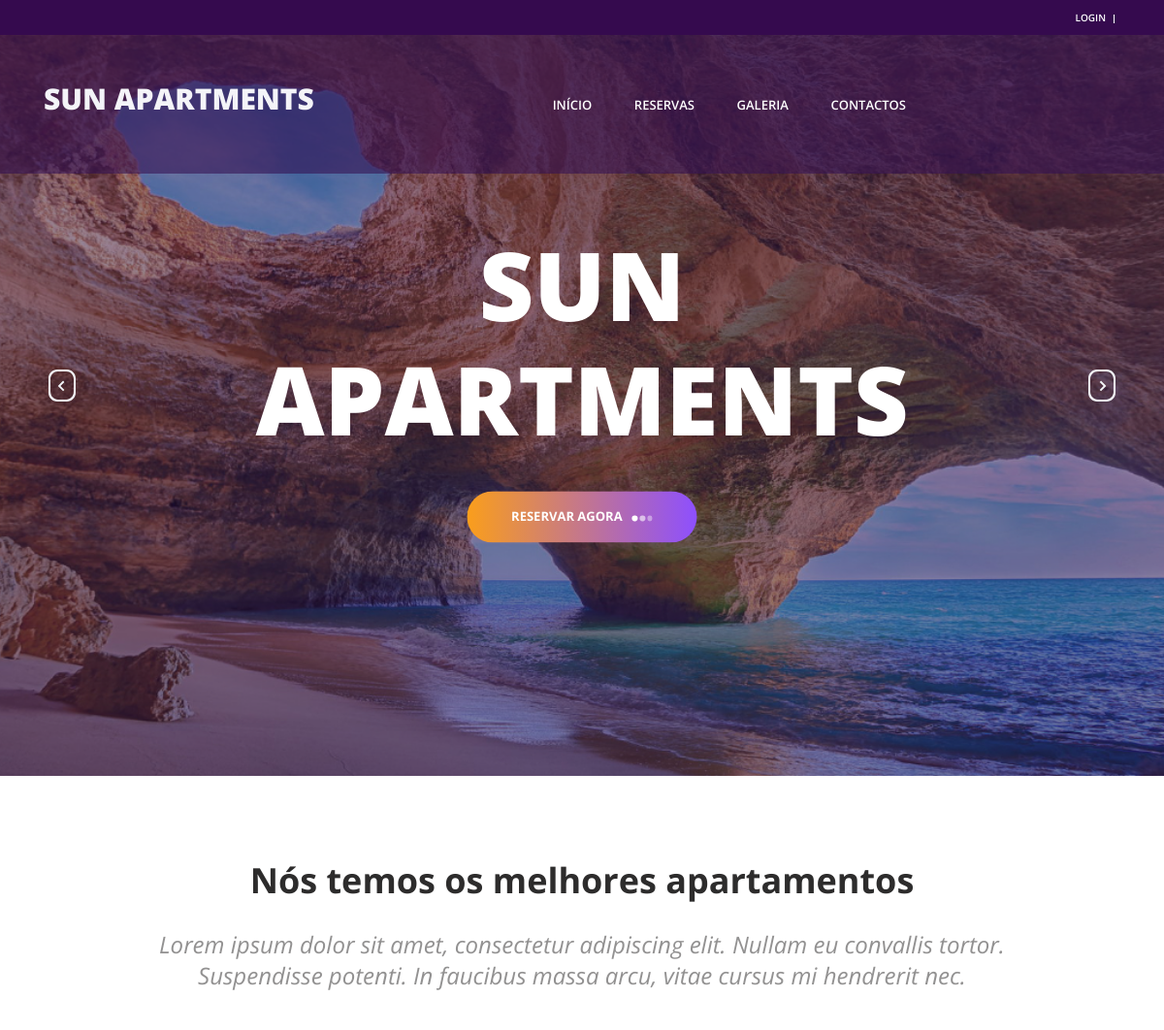
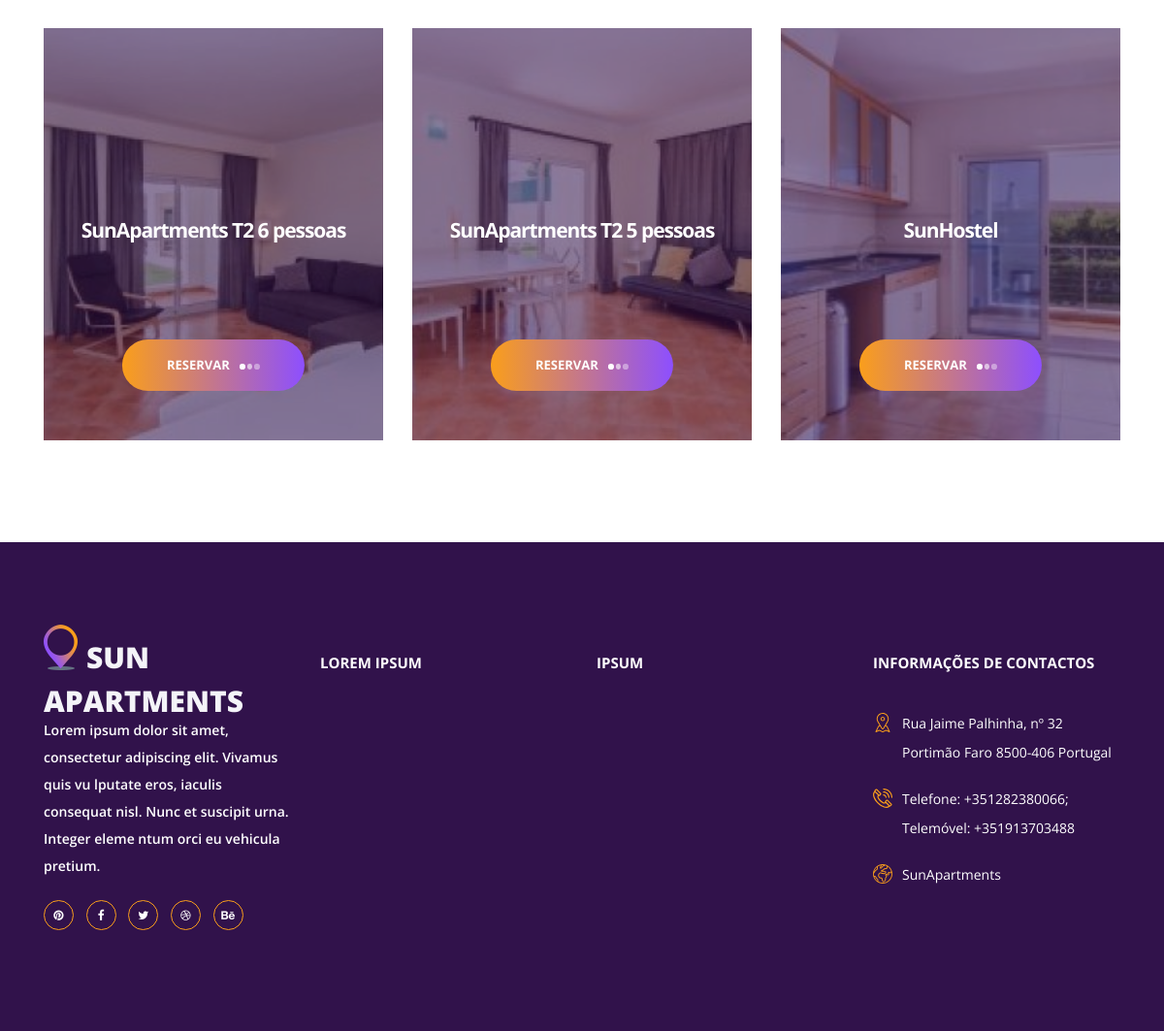
The page / on the database its author committed (2 pictures, top to bottom).
### tables this page shows
CREATE TABLE `apartamento` (
  `id` int(11) NOT NULL,
  `titulo` varchar(100) NOT NULL,
  `descricao` varchar(255) NOT NULL,
  `foto_destaque` varchar(255) NOT NULL
);

### index.php (the view, shortened to what this page needs)
<?php include 'header.php'; ?>
	<div class="home">
		<div class="home_slider_container">
			<div class="owl-carousel owl-theme home_slider">
				<div class="owl-item home_slider_item">
					<div class="home_slider_background" style="background-image:url(images/home_slider.jpg)"></div>
					<div class="home_slider_content text-center">
						<div class="home_slider_content_inner" data-animation-in="flipInX" data-animation-out="animate-out fadeOut">
							<h1 style="font-size: 700%;">Sun Apartments</h1>
							<div class="button home_slider_button"><div class="button_bcg"></div><a href="reservas.php">Reservar Agora<span></span><span></span><span></span></a></div>
						</div>
					</div>
				</div>
			</div>
			<div class="home_slider_nav home_slider_prev">
			</div>
			<div class="home_slider_nav home_slider_next">
			</div>
		</div>
	</div>
	<div class="intro">
		<div class="container">
			<div class="row">
				<div class="col">
					<h2 class="intro_title text-center">Nós temos os melhores apartamentos</h2>
				</div>
			</div>
			<div class="row">
				<div class="col-lg-10 offset-lg-1">
					<div class="intro_text text-center">
						<p>Lorem ipsum dolor sit amet, consectetur adipiscing elit. Nullam eu convallis tortor. Suspendisse potenti. In faucibus massa arcu, vitae cursus mi hendrerit nec. </p>
					</div>
				</div>
			</div>
			<div class="row intro_items">
				<?php
				$busca_rand = mysqli_query($link, "SELECT * FROM apartamento ORDER BY RAND() LIMIT 3");
				while ($info_rand = mysqli_fetch_array($busca_rand)) {
					$id_prod = $info_rand['id'];
					$titulo = $info_rand['titulo'];
					$foto_destaque = $info_rand['foto_destaque'];
				?>
				<div class="col-lg-4 intro_col">
					<div class="intro_item">
						<div class="intro_item_overlay"></div>
						<div class="intro_item_background" style="background-image:url(<?php echo $foto_destaque; ?>)"></div>
						<div class="intro_item_content d-flex flex-column align-items-center justify-content-center">
							<div class="button intro_button"><div class="button_bcg"></div><a href="produto.php?id=<?php echo $id_prod; ?>">Reservar<span></span><span></span><span></span></a></div>
							<div class="intro_center text-center">
								<h1 style="font-size: 150%;"><?php echo $titulo; ?></h1>
							</div>
						</div>
					</div>
				</div>
				<?php
				}
				?>
			</div>
		</div>
	</div>
<?php include 'footer.php'; ?>

### styles/main_styles.css (style rules this page uses)
* { margin: 0; padding: 0; -webkit-font-smoothing: antialiased; -webkit-text-shadow: rgba(0,0,0,.01) 0 0 1px; text-shadow: rgba(0,0,0,.01) 0 0 1px; }
body { font-family: 'Open Sans', sans-serif; font-size: 14px; font-weight: 400; background: #FFFFFF; color: #a5a5a5; }
div { display: block; position: relative; -webkit-box-sizing: border-box; -moz-box-sizing: border-box; box-sizing: border-box; }
p { font-family: 'Open Sans', sans-serif; font-size: 14px; line-height: 2; font-weight: 400; color: #929191; -webkit-font-smoothing: antialiased; -webkit-text-shadow: rgba(0,0,0,.01) 0 0 1px; text-shadow: rgba(0,0,0,.01) 0 0 1px; }
a, a:hover, a:visited, a:active, a:link { text-decoration: none; -webkit-font-smoothing: antialiased; -webkit-text-shadow: rgba(0,0,0,.01) 0 0 1px; text-shadow: rgba(0,0,0,.01) 0 0 1px; }
h1 { font-size: 48px; }
h2 { font-size: 36px; }
h1, h2, h3, h4, h5, h6 { font-family: 'Open Sans', sans-serif; -webkit-font-smoothing: antialiased; -webkit-text-shadow: rgba(0,0,0,.01) 0 0 1px; text-shadow: rgba(0,0,0,.01) 0 0 1px; }
.button { display: inline-block; height: 53px; border-radius: 27px; overflow: hidden; }
.button_bcg { position: absolute; top: 0; left: 0; width: 200%; height: 100%; background: linear-gradient(to right, #fa9e1b, #8d4fff, #fa9e1b); z-index: -1; -webkit-transition: all 400ms ease; -moz-transition: all 400ms ease; -ms-transition: all 400ms ease; -o-transition: all 400ms ease; transition: all 400ms ease; }
.button a { display: block; font-size: 13px; font-weight: 700; color: #fff; text-transform: uppercase; line-height: 53px; padding-left: 46px; padding-right: 46px; white-space: nowrap; z-index: 2; }
.button span { display: inline-block; vertical-align: middle; width: 5.75px; height: 5.63px; background: #FFFFFF; border-radius: 50%; margin-right: 2px; }
.button span:first-child { margin-left: 10px; }
.button span:nth-child(2) { opacity: 0.6; }
.button span:last-child { opacity: 0.4; margin-right: 0px; }
.home { width: 100%; height: 100vh; }
.home_slider_container { position: absolute; top: 0; left: 0; width: 100%; height: 100%; z-index: 10; background: #31124b; }
.home_slider { width: 100%; height: 100%; }
.home_slider_item { width: 100%; height: 100%; }
.home_slider_background { position: absolute; top: 0; left: 0; width: 100%; height: 100%; background-repeat: no-repeat; background-size: cover; background-position: center center; opacity:0.5; }
.home_slider_content { position: absolute; top: 50%; left: 50%; -webkit-transform: translate(-50%, -50%); -moz-transform: translate(-50%, -50%); -ms-transform: translate(-50%, -50%); -o-transform: translate(-50%, -50%); transform: translate(-50%, -50%); z-index: 11; }
.home_slider_content h1 { margin-bottom: 0px; }
.home_slider_content h1:first-child { font-size: 112px; font-weight: 900; color: #FFFFFF; text-transform: uppercase; }
.home_slider_button { margin-top: 70px; }
.home_slider_nav { position: absolute; top: 50%; -webkit-transform: translateY(-50%); -moz-transform: translateY(-50%); -ms-transform: translateY(-50%); -o-transform: translateY(-50%); transform: translateY(-50%); z-index: 11; cursor: pointer; }
.home_slider_prev { left: 50px; }
.home_slider_next { right: 50px; }
.intro { width: 100%; padding-top: 100px; padding-bottom: 105px; }
.intro_title { font-weight: 700; color: #2d2c2c; margin-top: -14px; }
.intro_text { margin-top: 21px; }
.intro_text p { font-size: 24px; font-style: italic; color: #929191; line-height: 1.336; margin-bottom: 0px; }
.intro_items { margin-top: 69px; }
.intro_item { width: 100%; height: 425px; }
.intro_item_overlay { position: absolute; top: 0; left: 0; width: 100%; height: 100%; z-index: 2; background: rgba(49, 18, 75, 0.55); }
.intro_item_background { position: absolute; top: 0; left: 0; width: 100%; height: 100%; background-repeat: no-repeat; background-size: cover; background-position: center center; z-index: 1; }
.intro_item_content { width: 100%; height: 100%; z-index: 3; }
.intro_button { position: absolute; bottom: 51px; left: 50%; -webkit-transform: translateX(-50%); -moz-transform: translateX(-50%); -ms-transform: translateX(-50%); -o-transform: translateX(-50%); transform: translateX(-50%); }
.intro_center h1 { font-size: 59px; font-weight: 700; color: #FFFFFF; letter-spacing: -0.05em; }

### rows shown on the page
apartamento: foto_destaque (picture), titulo "SunApartments T2 6 pessoas"
apartamento: foto_destaque (picture), titulo "SunApartments T2 5 pessoas"
apartamento: foto_destaque (picture), titulo "SunHostel"
